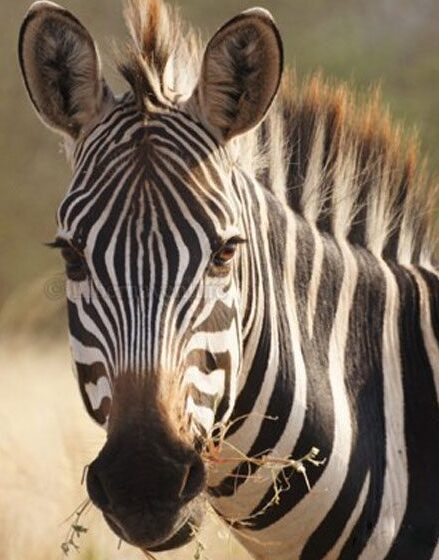
#> input picture reference.jpg, 439 x 560 px, found by its file name
$ python fast_corner.py
#> lines starting #> are read from the running program, lines starting #| are printed output that depends on the picture
import cv2
import numpy as np
import matplotlib.pyplot as plt

def fast_corner_detection(image_path, threshold=30):
    # Load the image
#> called with threshold = 30
    image = cv2.imread(image_path, cv2.IMREAD_GRAYSCALE)
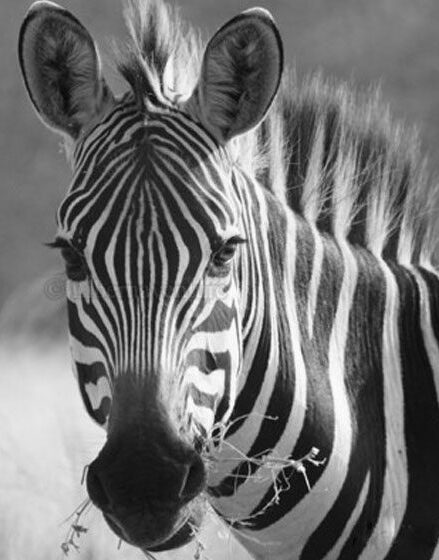
#> image: shape (560, 439); min 0, max 255, mean 116.2
    if image is None:
        raise ValueError(f"Image not found at path: {image_path}")

    # Initialize FAST detector
    fast = cv2.FastFeatureDetector_create(threshold)

    # Detect keypoints
    keypoints = fast.detect(image, None)
#> keypoints = 861 keypoints; strongest (x, y, size): (317, 450, 7), (313, 448, 7), (218, 429, 7), (316, 464, 7)

    # Draw keypoints
    color_image = cv2.cvtColor(image, cv2.COLOR_GRAY2BGR)
    color_image = cv2.drawKeypoints(color_image, keypoints, None, color=(0, 255, 0))
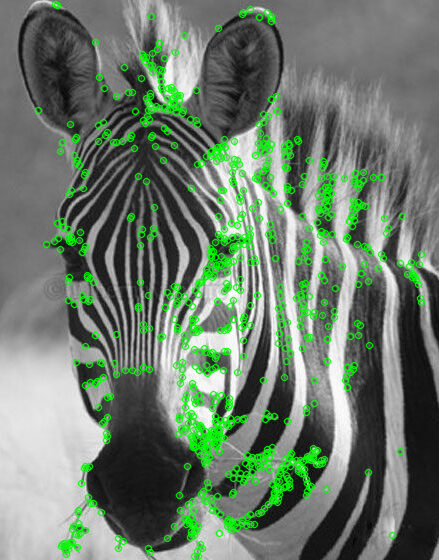
#> color_image: shape (560, 439, 3); mean B, G, R 107.9, 125.1, 107.9

    # Display the result
    plt.imshow(cv2.cvtColor(color_image, cv2.COLOR_BGR2RGB))
    plt.title('FAST Keypoints')
    plt.axis('off')
    plt.show()

fast_corner_detection('/home/student/Desktop/220962050/Computer Vision Lab/Lab 05/reference.jpg')

$ run again, with image.jpg copied over reference.jpg
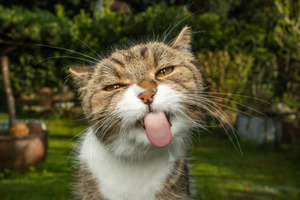
#> input picture image.jpg, 300 x 200 px, found by its file name
#> in fast_corner_detection, `image = cv2.imread(image_path, cv2.IMREAD_GRAYSCALE)`:
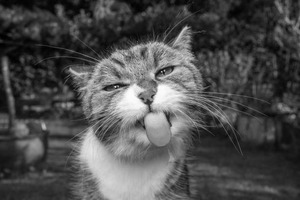
#> image: shape (200, 300); min 0, max 255, mean 77.8
#> keypoints = 436 keypoints; strongest (x, y, size): (185, 27, 7), (115, 86, 7), (70, 69, 7), (159, 77, 7)
#> in fast_corner_detection, `color_image = cv2.drawKeypoints(color_image, keypoints, None, color=(0..`:
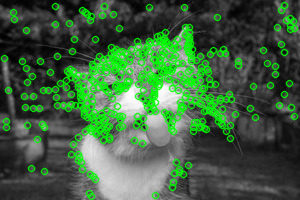
#> color_image: shape (200, 300, 3); mean B, G, R 64, 98, 64
